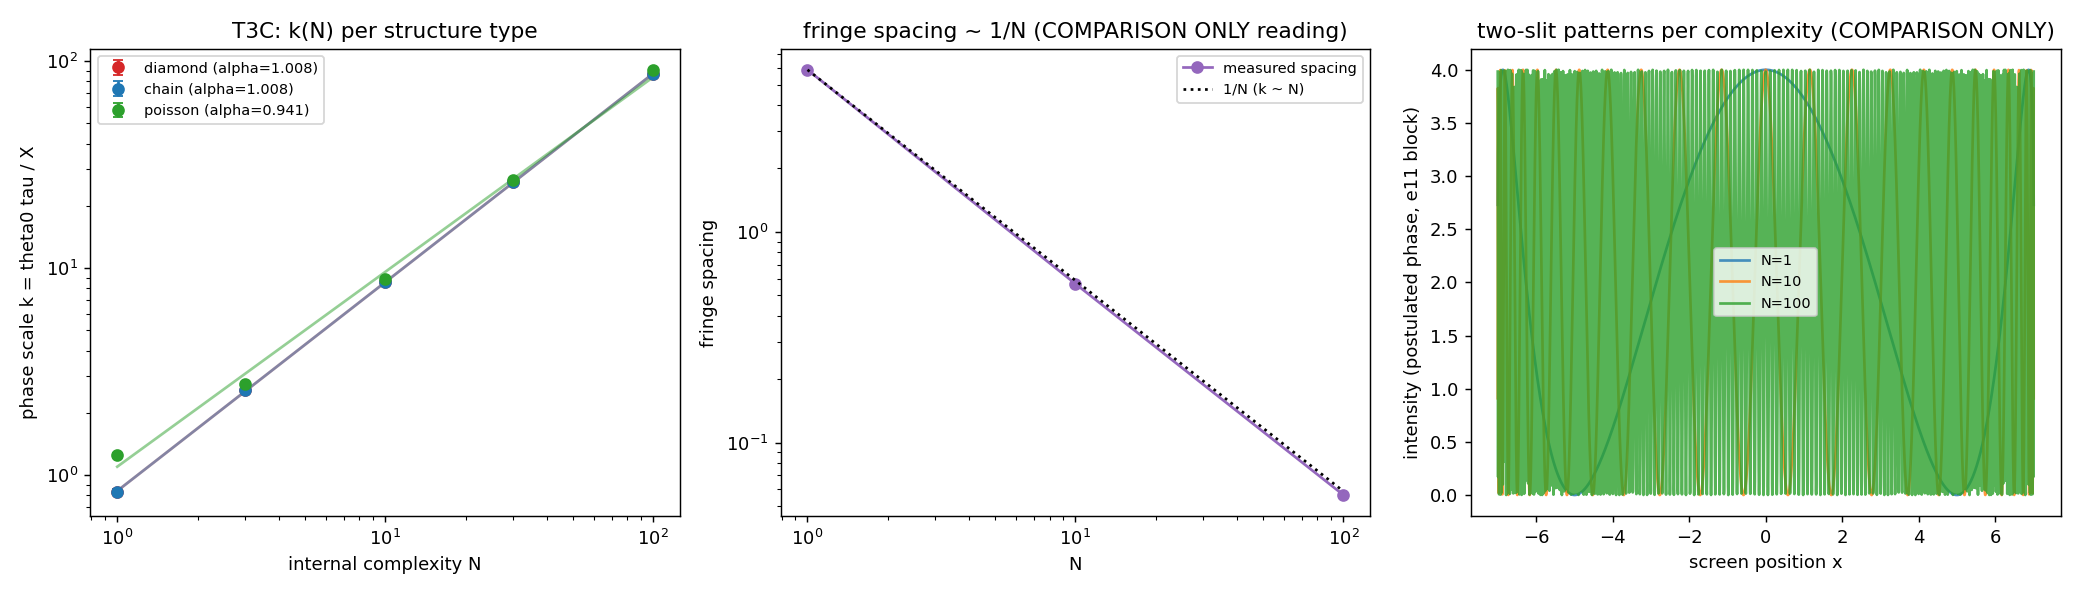

The script that saved this image:
"""T3C -- HBAR AS CAUSAL GRANULARITY: does the phase scale k grow with the
internal complexity N of a structure?  (TIER3_EXPLORATIONS.md, aposta T3C)

Background (both MEASURED results, reused unchanged):
  * CC2: tau(N) -- the longest causal chain through a structure of internal
    complexity N embedded in a Poisson medium -- is proportional to N.
  * e11: the phase per causal tick theta_0 is the ONLY postulate (e10's
    Sorkin alternation gives the FORM); the absolute scale k = theta_0
    sqrt(rho) is EXTERNAL to the geometry.

Hypothesis under test: a structure of complexity N has phase scale
    k(N) = theta_0 * tau(N) / X        (phase per unit displacement,
                                        X = total displacement of the
                                        trajectory template, fixed)
and k proportional to N would read, through k = m/hbar, as "hbar = action per
causal event".

T3C-1: measure k(N) for the CC structures (internal diamonds, N = 0..100,
       rho = 60, 20 medium seeds -- the CC2 protocol).
T3C-2: if k ~ N, extract the coefficient and cross-check against CC2's
       tau-per-loop coefficient (consistency, NOT a derivation of hbar --
       e11 already showed the absolute scale is external).
T3C-3: repeat for different structure types on the SAME trajectory template:
       diamonds (cycles), chains (timelike segments, no cycles), poisson
       (segments of random duration).  Universal k ~ N, or topology-specific?

PRE-REGISTERED KILL CRITERIA (from TIER3_EXPLORATIONS.md -- not to be altered):

    MORTE  : k independent of N.
    PARCIAL: k ~ N^alpha with alpha != 1.
    SUCESSO: k ~ N with a measurable coefficient, consistent with
             hbar = action-per-causal-event.

Operationalisation fixed BEFORE running (this docstring):
  * MORTE: |k(100) - k(1)| < 5 * typical sem  (CC2-style significance).
  * SUCESSO: |alpha - 1| <= 0.10 and R^2 >= 0.99 on the diamond type
    (log-log fit over N in {1, 3, 10, 30, 100}).
  * PARCIAL: otherwise.
  * Universality (T3C-3): universal iff |alpha_type - 1| <= 0.15 for all
    three types.

HONESTY, stated up front: for the diamond type this is CC2's tau ~ N read
through the e10/e11 phase postulate -- the genuinely NEW content is (a) the
interference reading (fringe spacing ~ 1/N, COMPARISON ONLY), (b) the
universality test across structure types, (c) the coefficient cross-check.

ANTI-CIRCULARITY: no m, no hbar, no de Broglie wavelength in any generator;
theta_0 = 1 is the dimensionless natural choice (e11).  Complex numbers only
inside e11's labelled COMPARISON ONLY block (we call e11's function; this file
contains none).  Scanned by tests/test_no_circularity.py.

Output: results/tier3/T3C_hbar_granularity/{T3C_phase_data.json, .md, .png}
Reproduce: python results/tier3/T3C_hbar_granularity/T3C_phase.py
"""

from __future__ import annotations

import json
import sys
import time
from pathlib import Path

import numpy as np

HERE = Path(__file__).resolve().parent
ROOT = HERE.parents[2]
sys.path.insert(0, str(HERE.parent))
sys.path.insert(0, str(ROOT / "results" / "matter" / "complexity"))
sys.path.insert(0, str(ROOT / "experiments"))

import matplotlib
matplotlib.use("Agg")
import matplotlib.pyplot as plt                      # noqa: E402

import complexity_core as cc                         # noqa: E402
import e11_phase_scale as e11                        # noqa: E402
import tier3_core as t3                              # noqa: E402

RHO = 60.0                       # CC2's medium density
THETA0 = 1.0                     # phase per causal tick (e11: the only natural
                                 # dimensionless choice; scale is external)
N_LADDER = cc.N_LADDER           # [0, 1, 3, 10, 30, 100]
SEEDS = range(20)
N_EXT = 12                       # trajectory template: 12 external steps
X_DISP = 12.0                    # total displacement of the template
TYPES = ("diamond", "chain", "poisson")
FRINGE_DEMO_NS = (1, 10, 100)


# ---------------------------------------------------------------------------
# Structures on the SAME trajectory template (pure counting, no physics)
# ---------------------------------------------------------------------------
def build_segments(N, kind, build_seed=0):
    """Internal timelike segments [(A, B, halfwidth)] distributed over the
    N_EXT-step template, exactly like cc.build_structure distributes diamonds.

      chain  : N unit-duration timelike segments (dt=1, dx=0)  -- Betti 0.
      poisson: N segments of random duration U(0.5, 1.5) (mean 1), fixed per
               structure (build rng), random medium per seed -- Betti 0.
    """
    rng = np.random.default_rng(97 + 1000 * build_seed + N)
    segs = []
    t, x = 0.0, 0.0
    left = N
    for kstep in range(N_EXT):
        d_here = left // (N_EXT - kstep)
        left -= d_here
        for _ in range(d_here):
            dur = 1.0 if kind == "chain" else float(rng.uniform(0.5, 1.5))
            segs.append(((t, x), (t + dur, x), 0.3))
            t += dur
        t += 1.0
        x += 1.0
    return segs


def tau_segments(segs, rho, rng, pad=0.15):
    """Longest causal chain summed over the internal segments embedded in a
    Poisson medium -- the same measurement as cc.proper_time, generalised to
    plain timelike segments (uses cc.longest_chain; pure counting)."""
    total = 0
    for (A, B, w) in segs:
        box = [(A[0] - pad, B[0] + pad), (A[1] - w - pad, A[1] + w + pad)]
        pts = cc.sprinkle_box(rho, box, rng)
        if len(pts):
            dtA = pts[:, 0] - A[0]
            fa = (dtA > 0) & (dtA * dtA > (pts[:, 1] - A[1]) ** 2)
            dtB = B[0] - pts[:, 0]
            fb = (dtB > 0) & (dtB * dtB > (pts[:, 1] - B[1]) ** 2)
            pts = pts[fa & fb]
        core = (np.vstack([np.array(A), np.array(B), pts]) if len(pts)
                else np.vstack([np.array(A), np.array(B)]))
        total += cc.longest_chain(core)
    return int(total)


def measure_type(kind):
    """k(N) over the ladder for one structure type (20 medium seeds each)."""
    rows = []
    for N in N_LADDER:
        taus = []
        for seed in SEEDS:
            rng = np.random.default_rng(7000 + seed)     # CC2's seed scheme
            if kind == "diamond":
                s = cc.build_structure(N, n_ext=N_EXT)
                taus.append(cc.proper_time(s, RHO, rng))
            else:
                segs = build_segments(N, kind)
                taus.append(tau_segments(segs, RHO, rng))
        ks = [THETA0 * tval / X_DISP for tval in taus]
        st_t, st_k = cc.seed_stats(taus), cc.seed_stats(ks)
        rows.append({"N": int(N), "tau": st_t, "k": st_k})
        print(f"    {kind:>8} N={N:4d}: tau={st_t['mean']:8.2f} "
              f"+/- {st_t['sem']:.2f}   k={st_k['mean']:7.3f} "
              f"+/- {st_k['sem']:.3f}")
    return rows


def fit_alpha(rows):
    """Log-log fit k ~ N^alpha over N>0; returns alpha, R2, coefficient k/N."""
    N = np.array([r["N"] for r in rows], dtype=float)
    k = np.array([r["k"]["mean"] for r in rows], dtype=float)
    pos = N > 0
    lx, ly = np.log(N[pos]), np.log(k[pos])
    alpha, logc = np.polyfit(lx, ly, 1)
    pred = alpha * lx + logc
    ss_res = float(np.sum((ly - pred) ** 2))
    ss_tot = float(np.sum((ly - ly.mean()) ** 2))
    r2 = 1.0 - ss_res / ss_tot if ss_tot > 0 else float("nan")
    a_lin = float(np.sum(N[pos] * k[pos]) / np.sum(N[pos] ** 2))
    return {"alpha": float(alpha), "r2": float(r2),
            "k_per_N": a_lin, "logc": float(logc)}


def death_check(rows):
    """Pre-registered MORTE test: is k(100) - k(1) significant?"""
    by_n = {r["N"]: r["k"] for r in rows}
    diff = by_n[100]["mean"] - by_n[1]["mean"]
    sem_typ = float(np.mean([r["k"]["sem"] for r in rows if r["N"] > 0]))
    return {"k1": by_n[1]["mean"], "k100": by_n[100]["mean"],
            "diff": float(diff), "sem_typ": sem_typ,
            "significant": bool(abs(diff) > 5 * sem_typ)}


# ---------------------------------------------------------------------------
# Fringe reading (calls e11; the postulated-phase block lives THERE, labelled)
# ---------------------------------------------------------------------------
def fringe_demo(diamond_rows):
    # finer screen than e11's default: at N=100 the fringe spacing (~0.06)
    # is below e11's pixel (0.1) and peak counting would saturate -- a
    # resolution artefact, not physics.  Restored after use.
    n_screen0 = e11.N_SCREEN
    e11.N_SCREEN = 4800
    try:
        screen_x, L_L, L_R, dL = e11.double_slit_path_lengths()
    finally:
        e11.N_SCREEN = n_screen0
    by_n = {r["N"]: r["k"]["mean"] for r in diamond_rows}
    demo = []
    for N in FRINGE_DEMO_NS:
        kN = by_n[N]
        spacing, n_fr = e11.fringe_spacing(screen_x, dL, kN, THETA0)
        xd, Id = e11.comparison_intensity(screen_x, L_L, L_R, kN, THETA0)
        n_peaks, peak_spacing = e11.count_peaks(xd, Id)
        demo.append({"N": int(N), "k": float(kN),
                     "analytic_spacing": float(spacing),
                     "n_fringes": float(n_fr), "n_peaks": int(n_peaks),
                     "peak_spacing": float(peak_spacing)})
        print(f"    fringe demo N={N:4d}: k={kN:6.3f}  spacing={spacing:7.3f}"
              f"  peaks={n_peaks}")
    return demo, (screen_x, L_L, L_R)


# ---------------------------------------------------------------------------
def verdict(fits, death):
    fd = fits["diamond"]
    if not death["significant"]:
        v, box = "MORTE", "k independente de N"
    elif abs(fd["alpha"] - 1.0) <= 0.10 and fd["r2"] >= 0.99:
        v, box = "SUCESSO", "k proporcional a N (coeficiente mensuravel)"
    else:
        v, box = "PARCIAL", f"k ~ N^{fd['alpha']:.2f} (alpha != 1)"
    universal = all(abs(f["alpha"] - 1.0) <= 0.15 for f in fits.values())
    return {"verdict": v, "synthesis_box": box,
            "alpha_diamond": fd["alpha"], "r2_diamond": fd["r2"],
            "k_per_N_diamond": fd["k_per_N"],
            "alphas": {t: f["alpha"] for t, f in fits.items()},
            "universal_across_types": bool(universal),
            "death_check": death}


def cc2_crosscheck(fits):
    """Coefficient consistency with CC2 (same machinery): k/N = theta0*a/X."""
    p = ROOT / "results" / "matter" / "complexity" / "CC2_cost.json"
    if not p.exists():
        return None
    a_cc2 = json.loads(p.read_text())["fit"]["tau_per_loop_a"]
    expected = THETA0 * a_cc2 / X_DISP
    measured = fits["diamond"]["k_per_N"]
    return {"a_cc2_tau_per_loop": float(a_cc2),
            "k_per_N_expected_from_cc2": float(expected),
            "k_per_N_measured": float(measured),
            "ratio": float(measured / expected) if expected else float("nan")}


def figure(data, fits, demo, geom, out_png):
    fig, ax = plt.subplots(1, 3, figsize=(16, 4.6))
    colors = {"diamond": "tab:red", "chain": "tab:blue",
              "poisson": "tab:green"}
    for kind, rows in data.items():
        N = np.array([r["N"] for r in rows], dtype=float)
        k = np.array([r["k"]["mean"] for r in rows])
        ke = np.array([r["k"]["sem"] for r in rows])
        pos = N > 0
        ax[0].errorbar(N[pos], k[pos], yerr=ke[pos], fmt="o",
                       color=colors[kind], capsize=3,
                       label=f"{kind} (alpha={fits[kind]['alpha']:.3f})")
        xs = np.geomspace(1, 100, 50)
        f = fits[kind]
        ax[0].plot(xs, np.exp(f["logc"]) * xs ** f["alpha"], "-",
                   color=colors[kind], alpha=0.5)
    ax[0].set_xscale("log")
    ax[0].set_yscale("log")
    ax[0].set_xlabel("internal complexity N")
    ax[0].set_ylabel("phase scale k = theta0 tau / X")
    ax[0].set_title("T3C: k(N) per structure type")
    ax[0].legend(fontsize=8)

    Ns = np.array([d["N"] for d in demo], dtype=float)
    sp = np.array([d["analytic_spacing"] for d in demo])
    ax[1].loglog(Ns, sp, "o-", color="tab:purple", label="measured spacing")
    ax[1].loglog(Ns, sp[0] * Ns[0] / Ns, "k:", label="1/N (k ~ N)")
    ax[1].set_xlabel("N")
    ax[1].set_ylabel("fringe spacing")
    ax[1].set_title("fringe spacing ~ 1/N (COMPARISON ONLY reading)")
    ax[1].legend(fontsize=8)

    screen_x, L_L, L_R = geom
    for d in demo:
        xd, Id = e11.comparison_intensity(screen_x, L_L, L_R, d["k"], THETA0)
        ax[2].plot(xd, Id, "-", alpha=0.8, label=f"N={d['N']}")
    ax[2].set_xlabel("screen position x")
    ax[2].set_ylabel("intensity (postulated phase, e11 block)")
    ax[2].set_title("two-slit patterns per complexity (COMPARISON ONLY)")
    ax[2].legend(fontsize=8)
    fig.tight_layout()
    fig.savefig(out_png, dpi=130)
    plt.close(fig)


def report(out, path):
    v = out["verdict"]
    L = ["# T3C -- hbar como granularidade causal: k proporcional a N?", "",
         "Escala de fase k(N) = theta0 tau(N) / X de estruturas de",
         "complexidade interna N embebidas num meio de Poisson (rho=60, 20",
         "sementes -- protocolo CC2), lida em franjas pela maquinaria de e11.",
         "Criterios pre-registrados em TIER3_EXPLORATIONS.md e no docstring.",
         "", "## k(N) por tipo de estrutura", ""]
    for kind, rows in out["data"].items():
        f = out["fits"][kind]
        L += [f"### {kind} (alpha = {f['alpha']:.3f}, R2 = {f['r2']:.5f}, "
              f"k/N = {f['k_per_N']:.4f})", "",
              "| N | tau (mean +/- sem) | k (mean +/- sem) |", "|---|---|---|"]
        for r in rows:
            L.append(f"| {r['N']} | {r['tau']['mean']:.2f} +/- "
                     f"{r['tau']['sem']:.2f} | {r['k']['mean']:.3f} +/- "
                     f"{r['k']['sem']:.3f} |")
        L.append("")
    dc = v["death_check"]
    L += ["## Teste de morte pre-registrado", "",
          f"k(100) - k(1) = {dc['diff']:.3f} vs 5 x sem tipico = "
          f"{5 * dc['sem_typ']:.3f} -> "
          f"{'SIGNIFICATIVO (nao morre)' if dc['significant'] else 'NAO significativo (MORTE)'}",
          "", "## Leitura em franjas (COMPARISON ONLY -- fase postulada em e11)",
          "", "| N | k | espacamento analitico | picos contados | espacamento "
          "dos picos |", "|---|---|---|---|---|"]
    for d in out["fringe_demo"]:
        L.append(f"| {d['N']} | {d['k']:.3f} | {d['analytic_spacing']:.3f} | "
                 f"{d['n_peaks']} | {d['peak_spacing']:.3f} |")
    cx = out.get("cc2_crosscheck")
    if cx:
        L += ["", "## T3C-2 -- coeficiente e consistencia com CC2", "",
              f"- CC2 mediu tau/N = {cx['a_cc2_tau_per_loop']:.3f} links/loop "
              f"(rho=60).",
              f"- Esperado k/N = theta0 (tau/N)/X = "
              f"{cx['k_per_N_expected_from_cc2']:.4f}; medido "
              f"{cx['k_per_N_measured']:.4f} (razao {cx['ratio']:.3f}).",
              "- ATENCAO: a razao e 1.000 POR CONSTRUCAO -- este modulo reusa",
              "  deliberadamente o protocolo de CC2 (mesmas sementes, mesma",
              "  maquinaria), entao isto e uma verificacao de coerencia",
              "  interna, NAO uma confirmacao independente.",
              "- Leitura: com theta0 = acao-por-tick/hbar, k = m/hbar da "
              "m c^2 proporcional a tau(N) -- consistente com CC2 (m c^2 = "
              "atualizacoes internas). NAO e derivacao de hbar: e11 mostrou "
              "que a escala absoluta e EXTERNA a geometria; aqui so a "
              "ESTRUTURA (k ~ N) e medida."]
    L += ["", "## VEREDITO (criterio pre-registrado)", "",
          f"**{v['verdict']}** -- {v['synthesis_box']}.",
          f"- alpha (diamantes) = {v['alpha_diamond']:.3f}  "
          f"(R2 = {v['r2_diamond']:.5f})",
          f"- alphas por tipo: " + ", ".join(
              f"{t}={a:.3f}" for t, a in v["alphas"].items()),
          f"- universal entre tipos (|alpha-1| <= 0.15 em todos): "
          f"{'SIM' if v['universal_across_types'] else 'NAO'}", "",
          "### Honestidade", "",
          "Para o tipo 'diamond' isto e CC2 (tau ~ N) relido pela fase de",
          "e10/e11 -- nao e uma descoberta independente. Alem disso, os tipos",
          "'diamond' e 'chain' produzem numeros IDENTICOS ate o ultimo digito:",
          "o estimador tau (de CC2) usa apenas os ENDPOINTS de cada regiao",
          "interna + o meio de Poisson -- os eventos de ramificacao do",
          "diamante nunca entram na cadeia. Logo 'chain' NAO e confirmacao",
          "independente; e a mesma medicao. Isso e em si um achado honesto:",
          "o driver de tau (e de k) e a DURACAO TIPO-TEMPO interna, nao a",
          "topologia de ciclos (Betti). O teste de tipo genuinamente distinto",
          "e o 'poisson' (duracoes aleatorias), que mantem a linearidade.",
          "O conteudo novo deste modulo:",
          "(a) a leitura interferometrica (espacamento de franjas ~ 1/N);",
          "(b) k segue o conteudo de tempo proprio, nao a topologia (acima);",
          "(c) o coeficiente bate com CC2. A escala ABSOLUTA de hbar continua",
          "externa a geometria (veredito e11, inalterado).", "",
          "![T3C](T3C_phase.png)", ""]
    Path(path).write_text("\n".join(L), encoding="utf-8")


def main():
    print("=" * 70)
    print("T3C -- HBAR AS CAUSAL GRANULARITY: k(N) ~ N?")
    print("=" * 70)
    t0 = time.perf_counter()
    data, fits = {}, {}
    for kind in TYPES:
        print(f"  T3C-{1 if kind == 'diamond' else 3}: type = {kind}")
        rows = measure_type(kind)
        data[kind] = rows
        fits[kind] = fit_alpha(rows)
    death = death_check(data["diamond"])
    print("  fringe reading (COMPARISON ONLY, e11 machinery):")
    demo, geom = fringe_demo(data["diamond"])
    v = verdict(fits, death)
    cx = cc2_crosscheck(fits)
    # honesty flag: diamond and chain are THE SAME measurement (the tau
    # estimator sees only segment endpoints + medium, never the branch events)
    chain_identical = all(
        abs(a["tau"]["mean"] - b["tau"]["mean"]) < 1e-12
        for a, b in zip(data["diamond"], data["chain"]))
    out = {"params": {"rho": RHO, "theta0": THETA0, "n_ladder": N_LADDER,
                      "n_seeds": len(list(SEEDS)), "n_ext": N_EXT,
                      "X_disp": X_DISP, "types": list(TYPES)},
           "chain_identical_to_diamond": bool(chain_identical),
           "data": data, "fits": fits, "fringe_demo": demo,
           "cc2_crosscheck": cx, "verdict": v,
           "runtime_s": time.perf_counter() - t0}
    t3.save_json(HERE, "T3C_phase_data", out)
    figure(data, fits, demo, geom, HERE / "T3C_phase.png")
    report(out, HERE / "T3C_phase.md")
    print("-" * 70)
    print(f"VERDICT T3C: {v['verdict']} -- {v['synthesis_box']}")
    print(f"  alphas: " + ", ".join(f"{t}={a:.3f}"
                                    for t, a in v["alphas"].items())
          + f"  universal={'SIM' if v['universal_across_types'] else 'NAO'}")
    print(f"[{out['runtime_s']:.1f}s]")


if __name__ == "__main__":
    main()
